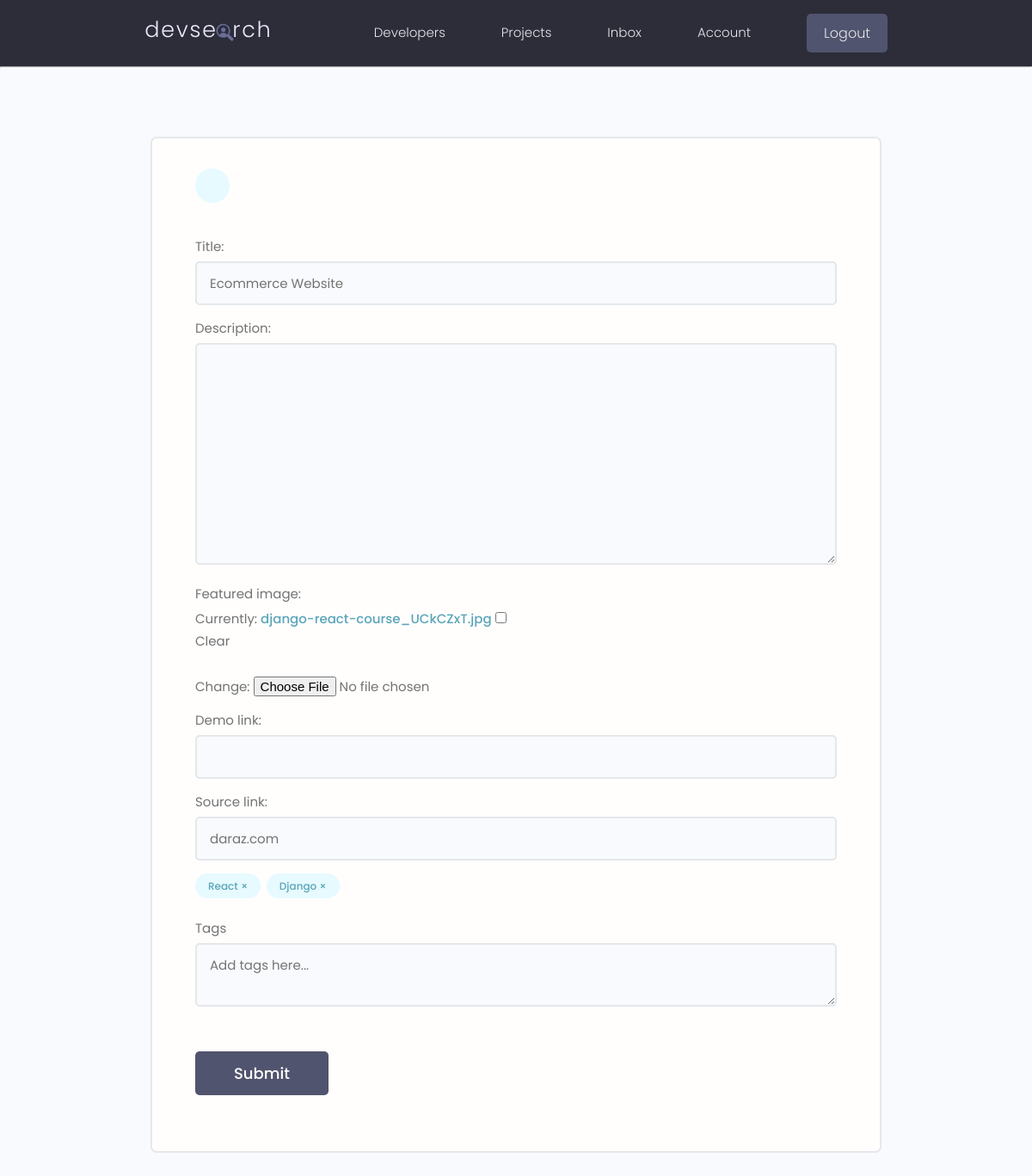
Page /projects/update-project/87d2c0df-da6f-4054-97e6-5923b4e1ebf9 (signed in) on the earlier database version.
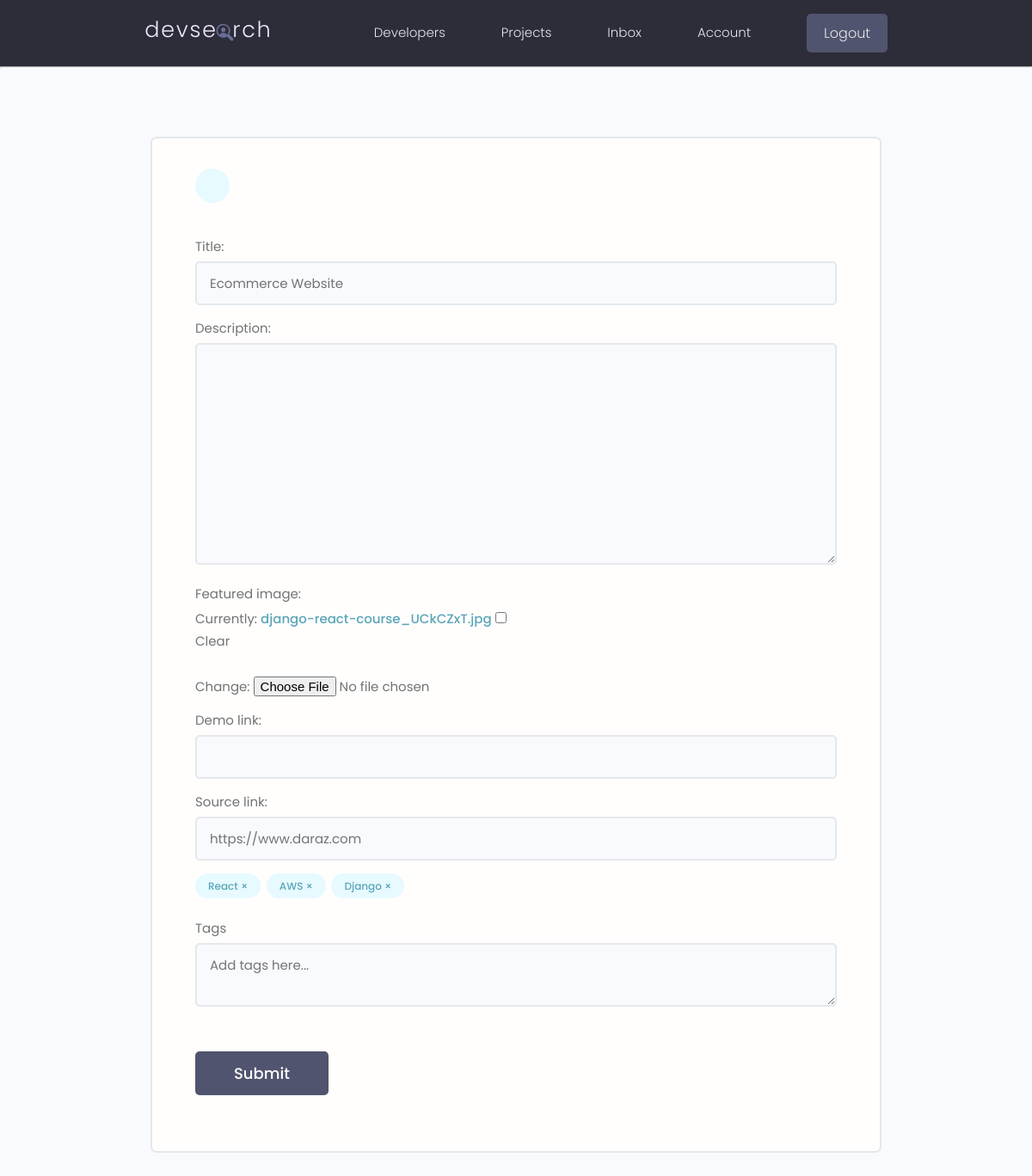
Same page on the later database version.
### projects/models.py (models this page shows, shortened)
class Project(models.Model):
    owner = models.ForeignKey(Profile, null=True, blank=True, on_delete=models.CASCADE)
    title = models.CharField(max_length=200)
    description = models.TextField(null=True, blank=True)
    featured_image = models.ImageField(null=True, blank=True, default="default.jpg")
    demo_link = models.CharField(max_length=200, null=True, blank=True)
    source_link = models.CharField(max_length=200, null=True, blank=True)
    tags = models.ManyToManyField('Tag', blank=True)
    vote_total = models.IntegerField(default=0, null=True, blank=True)
    vote_ratio = models.IntegerField(default=0, null=True, blank=True)
    created = models.DateTimeField(auto_now_add=True)
    id = models.UUIDField(default=uuid.uuid4, unique=True, primary_key=True, editable=False)
    class Meta:
        ordering = ['-vote_ratio', '-vote_total', 'title']

class Tag(models.Model):
    name = models.CharField(max_length=200)
    created = models.DateTimeField(auto_now_add=True)
    id = models.UUIDField(default=uuid.uuid4, unique=True, primary_key=True, editable=False)

### projects/views.py (the view, shortened to what this page needs)
# urls.py: path('update-project/<pk>', views.updateProject, name='update-project'),
@login_required(login_url="login")
def updateProject(request, pk):
    profile = request.user.profile
    project = profile.project_set.get(id=pk)
    form = ProjectForm(instance=project)
    context = {'form' : form, 'project': project}
    return render(request, "projects/project_form.html", context)

### projects/forms.py
class ProjectForm(ModelForm):
    class Meta:
        model = Project
        exclude = ['vote_total', 'vote_ratio', 'owner', 'tags']
        widgets = {
            'tags':forms.CheckboxSelectMultiple(),
        }
    def __init__(self, *args, **kwargs):
        super(ProjectForm, self).__init__(*args, **kwargs)
        for name, field in self.fields.items():
            field.widget.attrs.update({'class':'input', })

### projects/templates/projects/project_form.html (shortened to what this page needs)
{% extends 'main.html' %} {% block content %}
<main class="formPage my-xl">
    <div class="content-box">
        <div class="formWrapper">
            <a class="backButton" href="{% url 'account' %}"
                ></a>
            <br />
            <form class="form" method="POST" enctype="multipart/form-data">
                {% for field in form %}
                <div class="form__field">
                    <label for="formInput#text">{{ field.label }}: </label>
                    {{ field }}
                </div>
                {% endfor %}
                <div class="form__field">
                    {% for tag in project.tags.all %}
                    <div
                        class="tag tag--pill tag--main project-tag"
                        data-tag="{{tag.id}}"
                        data-project="{{project.id}}"
                    >
                        {{tag.name}} &#215;
                    </div>
                    {% endfor %}
                </div>
                <div class="form__field">
                    <label for="formInput#text">Tags</label>
                    <textarea
                        name="newtags"
                        class="input"
                        placeholder="Add tags here..."
                    ></textarea>
                </div>
                <input
                    class="btn btn--sub btn--lg my-md"
                    type="submit"
                    value="Submit"
                />
            </form>
        </div>
    </div>
</main>
{% endblock %}

Differences in the rows shown:
changed Project "Ecommerce Website": source_link "daraz.com" → "https://www.daraz.com"
added Tag: name "AWS"
